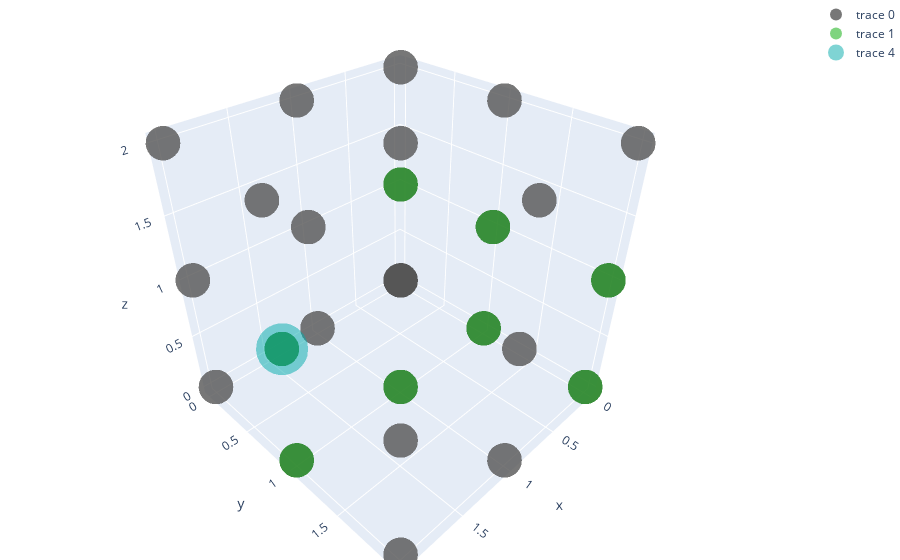

Notebook cell for this chart:
### Code cell
plot_cube(cube_sol)

### Figure 1 — Plotly figure (JSON) as saved in the notebook; plotly's stock layout.template omitted (floating-point values rounded to 4 significant figures)
{"data": [{"marker": {"color": "#555", "opacity": 0.8, "size": 12}, "mode": "markers", "type": "scatter3d", "x": [0, 0, 0, 0, 0, 0, 0, 0, 0, 1, 1, 1, 1, 1, 1, 1, 1, 1, 2, 2, 2, 2, 2, 2, 2, 2, 2], "y": [0, 0, 0, 1, 1, 1, 2, 2, 2, 0, 0, 0, 1, 1, 1, 2, 2, 2, 0, 0, 0, 1, 1, 1, 2, 2, 2], "z": [0, 1, 2, 0, 1, 2, 0, 1, 2, 0, 1, 2, 0, 1, 2, 0, 1, 2, 0, 1, 2, 0, 1, 2, 0, 1, 2]}, {"marker": {"color": "#0a0", "opacity": 0.5, "size": 12}, "mode": "markers", "type": "scatter3d", "x": [0, 0, 0, 0, 0, 1, 2, 2], "y": [0, 1, 1, 2, 2, 1, 1, 1], "z": [1, 0, 1, 0, 1, 0, 0, 1]}, {"marker": {"color": "#f00", "opacity": 0.5, "size": 12}, "mode": "markers", "type": "scatter3d", "x": [], "y": [], "z": []}, {"marker": {"color": "#000", "opacity": 1, "size": 12}, "mode": "markers", "type": "scatter3d", "x": [], "y": [], "z": []}, {"marker": {"color": "#0aa", "opacity": 0.5, "size": 18}, "mode": "markers", "type": "scatter3d", "x": [2], "y": [1], "z": [1]}, {"marker": {"color": "#0f0", "opacity": 0.5, "size": 18}, "mode": "markers", "type": "scatter3d", "x": [], "y": [], "z": []}], "layout": {"margin": {"b": 0, "l": 0, "r": 0, "t": 0}}}
